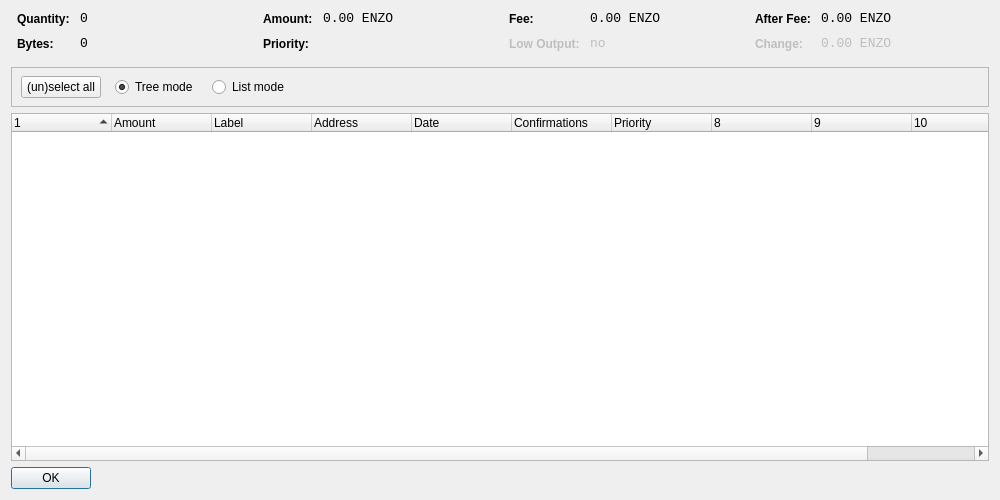
<?xml version="1.0" encoding="UTF-8"?>
<ui version="4.0">
 <class>CoinControlDialog</class>
 <widget class="QDialog" name="CoinControlDialog">
  <property name="geometry">
   <rect>
    <x>0</x>
    <y>0</y>
    <width>1000</width>
    <height>500</height>
   </rect>
  </property>
  <property name="windowTitle">
   <string>Coin Control</string>
  </property>
  <property name="styleSheet">
   <string notr="true">background-image: url(:/images/bkgb);</string>
  </property>
  <layout class="QVBoxLayout" name="verticalLayout">
   <item>
    <layout class="QHBoxLayout" name="horizontalLayoutTop" stretch="0,0,0,0">
     <property name="topMargin">
      <number>0</number>
     </property>
     <property name="bottomMargin">
      <number>10</number>
     </property>
     <item>
      <layout class="QFormLayout" name="formLayoutCoinControl1">
       <property name="horizontalSpacing">
        <number>10</number>
       </property>
       <property name="verticalSpacing">
        <number>10</number>
       </property>
       <property name="leftMargin">
        <number>6</number>
       </property>
       <property name="rightMargin">
        <number>6</number>
       </property>
       <item row="0" column="0">
        <widget class="QLabel" name="labelCoinControlQuantityText">
         <property name="styleSheet">
          <string notr="true">font-weight:bold;</string>
         </property>
         <property name="text">
          <string>Quantity:</string>
         </property>
        </widget>
       </item>
       <item row="0" column="1">
        <widget class="QLabel" name="labelCoinControlQuantity">
         <property name="font">
          <font>
           <family>Monospace</family>
           <pointsize>10</pointsize>
          </font>
         </property>
         <property name="cursor">
          <cursorShape>IBeamCursor</cursorShape>
         </property>
         <property name="contextMenuPolicy">
          <enum>Qt::ActionsContextMenu</enum>
         </property>
         <property name="text">
          <string notr="true">0</string>
         </property>
         <property name="textInteractionFlags">
          <set>Qt::LinksAccessibleByMouse|Qt::TextSelectableByKeyboard|Qt::TextSelectableByMouse</set>
         </property>
        </widget>
       </item>
       <item row="1" column="0">
        <widget class="QLabel" name="labelCoinControlBytesText">
         <property name="styleSheet">
          <string notr="true">font-weight:bold;</string>
         </property>
         <property name="text">
          <string>Bytes:</string>
         </property>
        </widget>
       </item>
       <item row="1" column="1">
        <widget class="QLabel" name="labelCoinControlBytes">
         <property name="font">
          <font>
           <family>Monospace</family>
           <pointsize>10</pointsize>
          </font>
         </property>
         <property name="cursor">
          <cursorShape>IBeamCursor</cursorShape>
         </property>
         <property name="contextMenuPolicy">
          <enum>Qt::ActionsContextMenu</enum>
         </property>
         <property name="text">
          <string notr="true">0</string>
         </property>
         <property name="textInteractionFlags">
          <set>Qt::LinksAccessibleByMouse|Qt::TextSelectableByKeyboard|Qt::TextSelectableByMouse</set>
         </property>
        </widget>
       </item>
      </layout>
     </item>
     <item>
      <layout class="QFormLayout" name="formLayoutCoinControl2">
       <property name="horizontalSpacing">
        <number>10</number>
       </property>
       <property name="verticalSpacing">
        <number>10</number>
       </property>
       <property name="leftMargin">
        <number>6</number>
       </property>
       <property name="rightMargin">
        <number>6</number>
       </property>
       <item row="0" column="0">
        <widget class="QLabel" name="labelCoinControlAmountText">
         <property name="styleSheet">
          <string notr="true">font-weight:bold;</string>
         </property>
         <property name="text">
          <string>Amount:</string>
         </property>
        </widget>
       </item>
       <item row="0" column="1">
        <widget class="QLabel" name="labelCoinControlAmount">
         <property name="font">
          <font>
           <family>Monospace</family>
           <pointsize>10</pointsize>
          </font>
         </property>
         <property name="cursor">
          <cursorShape>IBeamCursor</cursorShape>
         </property>
         <property name="contextMenuPolicy">
          <enum>Qt::ActionsContextMenu</enum>
         </property>
         <property name="text">
          <string notr="true">0.00 ENZO</string>
         </property>
         <property name="textInteractionFlags">
          <set>Qt::LinksAccessibleByMouse|Qt::TextSelectableByKeyboard|Qt::TextSelectableByMouse</set>
         </property>
        </widget>
       </item>
       <item row="1" column="0">
        <widget class="QLabel" name="labelCoinControlPriorityText">
         <property name="styleSheet">
          <string notr="true">font-weight:bold;</string>
         </property>
         <property name="text">
          <string>Priority:</string>
         </property>
        </widget>
       </item>
       <item row="1" column="1">
        <widget class="QLabel" name="labelCoinControlPriority">
         <property name="font">
          <font>
           <family>Monospace</family>
           <pointsize>10</pointsize>
          </font>
         </property>
         <property name="cursor">
          <cursorShape>IBeamCursor</cursorShape>
         </property>
         <property name="contextMenuPolicy">
          <enum>Qt::ActionsContextMenu</enum>
         </property>
         <property name="text">
          <string/>
         </property>
         <property name="textInteractionFlags">
          <set>Qt::LinksAccessibleByMouse|Qt::TextSelectableByKeyboard|Qt::TextSelectableByMouse</set>
         </property>
        </widget>
       </item>
      </layout>
     </item>
     <item>
      <layout class="QFormLayout" name="formLayoutCoinControl3">
       <property name="horizontalSpacing">
        <number>10</number>
       </property>
       <property name="verticalSpacing">
        <number>10</number>
       </property>
       <property name="leftMargin">
        <number>6</number>
       </property>
       <property name="rightMargin">
        <number>6</number>
       </property>
       <item row="0" column="0">
        <widget class="QLabel" name="labelCoinControlFeeText">
         <property name="styleSheet">
          <string notr="true">font-weight:bold;</string>
         </property>
         <property name="text">
          <string>Fee:</string>
         </property>
        </widget>
       </item>
       <item row="0" column="1">
        <widget class="QLabel" name="labelCoinControlFee">
         <property name="font">
          <font>
           <family>Monospace</family>
           <pointsize>10</pointsize>
          </font>
         </property>
         <property name="cursor">
          <cursorShape>IBeamCursor</cursorShape>
         </property>
         <property name="contextMenuPolicy">
          <enum>Qt::ActionsContextMenu</enum>
         </property>
         <property name="text">
          <string notr="true">0.00 ENZO</string>
         </property>
         <property name="textInteractionFlags">
          <set>Qt::LinksAccessibleByMouse|Qt::TextSelectableByKeyboard|Qt::TextSelectableByMouse</set>
         </property>
        </widget>
       </item>
       <item row="1" column="0">
        <widget class="QLabel" name="labelCoinControlLowOutputText">
         <property name="enabled">
          <bool>false</bool>
         </property>
         <property name="styleSheet">
          <string notr="true">font-weight:bold;</string>
         </property>
         <property name="text">
          <string>Low Output:</string>
         </property>
        </widget>
       </item>
       <item row="1" column="1">
        <widget class="QLabel" name="labelCoinControlLowOutput">
         <property name="enabled">
          <bool>false</bool>
         </property>
         <property name="font">
          <font>
           <family>Monospace</family>
           <pointsize>10</pointsize>
          </font>
         </property>
         <property name="cursor">
          <cursorShape>IBeamCursor</cursorShape>
         </property>
         <property name="contextMenuPolicy">
          <enum>Qt::ActionsContextMenu</enum>
         </property>
         <property name="text">
          <string notr="true">no</string>
         </property>
         <property name="textInteractionFlags">
          <set>Qt::LinksAccessibleByMouse|Qt::TextSelectableByKeyboard|Qt::TextSelectableByMouse</set>
         </property>
        </widget>
       </item>
      </layout>
     </item>
     <item>
      <layout class="QFormLayout" name="formLayoutCoinControl4">
       <property name="horizontalSpacing">
        <number>10</number>
       </property>
       <property name="verticalSpacing">
        <number>10</number>
       </property>
       <property name="leftMargin">
        <number>6</number>
       </property>
       <property name="rightMargin">
        <number>6</number>
       </property>
       <item row="0" column="0">
        <widget class="QLabel" name="labelCoinControlAfterFeeText">
         <property name="styleSheet">
          <string notr="true">font-weight:bold;</string>
         </property>
         <property name="text">
          <string>After Fee:</string>
         </property>
        </widget>
       </item>
       <item row="0" column="1">
        <widget class="QLabel" name="labelCoinControlAfterFee">
         <property name="font">
          <font>
           <family>Monospace</family>
           <pointsize>10</pointsize>
          </font>
         </property>
         <property name="cursor">
          <cursorShape>IBeamCursor</cursorShape>
         </property>
         <property name="contextMenuPolicy">
          <enum>Qt::ActionsContextMenu</enum>
         </property>
         <property name="text">
          <string notr="true">0.00 ENZO</string>
         </property>
         <property name="textInteractionFlags">
          <set>Qt::LinksAccessibleByMouse|Qt::TextSelectableByKeyboard|Qt::TextSelectableByMouse</set>
         </property>
        </widget>
       </item>
       <item row="1" column="0">
        <widget class="QLabel" name="labelCoinControlChangeText">
         <property name="enabled">
          <bool>false</bool>
         </property>
         <property name="styleSheet">
          <string notr="true">font-weight:bold;</string>
         </property>
         <property name="text">
          <string>Change:</string>
         </property>
        </widget>
       </item>
       <item row="1" column="1">
        <widget class="QLabel" name="labelCoinControlChange">
         <property name="enabled">
          <bool>false</bool>
         </property>
         <property name="font">
          <font>
           <family>Monospace</family>
           <pointsize>10</pointsize>
          </font>
         </property>
         <property name="cursor">
          <cursorShape>IBeamCursor</cursorShape>
         </property>
         <property name="contextMenuPolicy">
          <enum>Qt::ActionsContextMenu</enum>
         </property>
         <property name="text">
          <string notr="true">0.00 ENZO</string>
         </property>
         <property name="textInteractionFlags">
          <set>Qt::LinksAccessibleByMouse|Qt::TextSelectableByKeyboard|Qt::TextSelectableByMouse</set>
         </property>
        </widget>
       </item>
      </layout>
     </item>
    </layout>
   </item>
   <item>
    <widget class="QFrame" name="frame">
     <property name="minimumSize">
      <size>
       <width>0</width>
       <height>40</height>
      </size>
     </property>
     <property name="frameShape">
      <enum>QFrame::StyledPanel</enum>
     </property>
     <property name="frameShadow">
      <enum>QFrame::Sunken</enum>
     </property>
     <widget class="QWidget" name="horizontalLayoutWidget">
      <property name="geometry">
       <rect>
        <x>10</x>
        <y>0</y>
        <width>781</width>
        <height>41</height>
       </rect>
      </property>
      <layout class="QHBoxLayout" name="horizontalLayoutPanel" stretch="0,0,0,0">
       <property name="spacing">
        <number>14</number>
       </property>
       <item>
        <widget class="QPushButton" name="pushButtonSelectAll">
         <property name="sizePolicy">
          <sizepolicy hsizetype="Maximum" vsizetype="Fixed">
           <horstretch>0</horstretch>
           <verstretch>0</verstretch>
          </sizepolicy>
         </property>
         <property name="text">
          <string>(un)select all</string>
         </property>
        </widget>
       </item>
       <item>
        <widget class="QRadioButton" name="radioTreeMode">
         <property name="sizePolicy">
          <sizepolicy hsizetype="Maximum" vsizetype="Fixed">
           <horstretch>0</horstretch>
           <verstretch>0</verstretch>
          </sizepolicy>
         </property>
         <property name="text">
          <string>Tree mode</string>
         </property>
         <property name="checked">
          <bool>true</bool>
         </property>
        </widget>
       </item>
       <item>
        <widget class="QRadioButton" name="radioListMode">
         <property name="sizePolicy">
          <sizepolicy hsizetype="Maximum" vsizetype="Fixed">
           <horstretch>0</horstretch>
           <verstretch>0</verstretch>
          </sizepolicy>
         </property>
         <property name="text">
          <string>List mode</string>
         </property>
        </widget>
       </item>
       <item>
        <spacer name="horizontalSpacer">
         <property name="orientation">
          <enum>Qt::Horizontal</enum>
         </property>
         <property name="sizeHint" stdset="0">
          <size>
           <width>40</width>
           <height>20</height>
          </size>
         </property>
        </spacer>
       </item>
      </layout>
     </widget>
    </widget>
   </item>
   <item>
    <widget class="CoinControlTreeWidget" name="treeWidget">
     <property name="contextMenuPolicy">
      <enum>Qt::CustomContextMenu</enum>
     </property>
     <property name="sortingEnabled">
      <bool>false</bool>
     </property>
     <property name="columnCount">
      <number>11</number>
     </property>
     <attribute name="headerShowSortIndicator" stdset="0">
      <bool>true</bool>
     </attribute>
     <attribute name="headerStretchLastSection">
      <bool>false</bool>
     </attribute>
     <column>
      <property name="text">
       <string/>
      </property>
     </column>
     <column>
      <property name="text">
       <string>Amount</string>
      </property>
     </column>
     <column>
      <property name="text">
       <string>Label</string>
      </property>
     </column>
     <column>
      <property name="text">
       <string>Address</string>
      </property>
     </column>
     <column>
      <property name="text">
       <string>Date</string>
      </property>
     </column>
     <column>
      <property name="text">
       <string>Confirmations</string>
      </property>
      <property name="toolTip">
       <string>Confirmed</string>
      </property>
     </column>
     <column>
      <property name="text">
       <string>Priority</string>
      </property>
     </column>
     <column>
      <property name="text">
       <string/>
      </property>
     </column>
     <column>
      <property name="text">
       <string/>
      </property>
     </column>
     <column>
      <property name="text">
       <string/>
      </property>
     </column>
     <column>
      <property name="text">
       <string/>
      </property>
     </column>
    </widget>
   </item>
   <item>
    <widget class="QDialogButtonBox" name="buttonBox">
     <property name="sizePolicy">
      <sizepolicy hsizetype="Maximum" vsizetype="Fixed">
       <horstretch>0</horstretch>
       <verstretch>0</verstretch>
      </sizepolicy>
     </property>
     <property name="orientation">
      <enum>Qt::Horizontal</enum>
     </property>
     <property name="standardButtons">
      <set>QDialogButtonBox::Ok</set>
     </property>
    </widget>
   </item>
  </layout>
 </widget>
 <customwidgets>
  <customwidget>
   <class>CoinControlTreeWidget</class>
   <extends>QTreeWidget</extends>
   <header>coincontroltreewidget.h</header>
  </customwidget>
 </customwidgets>
 <resources/>
 <connections/>
</ui>
